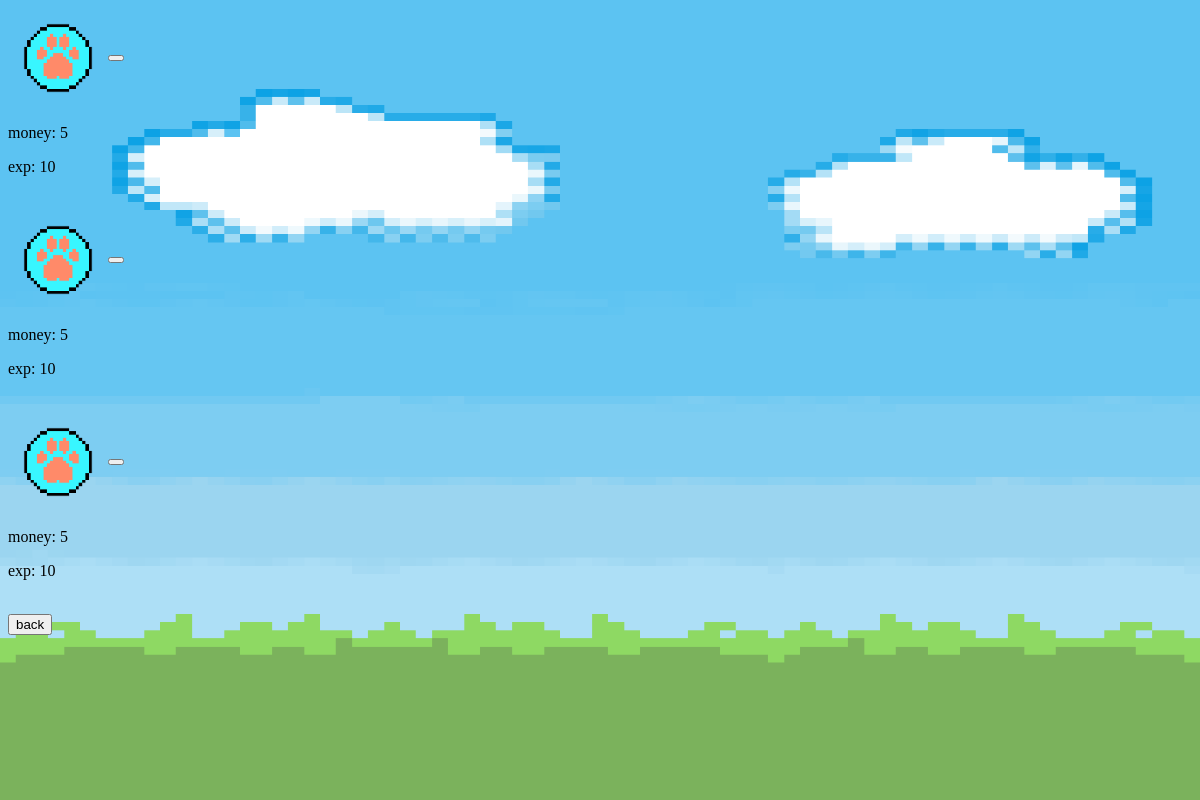
The page /cbt/ (signed in) on the database as committed earlier.
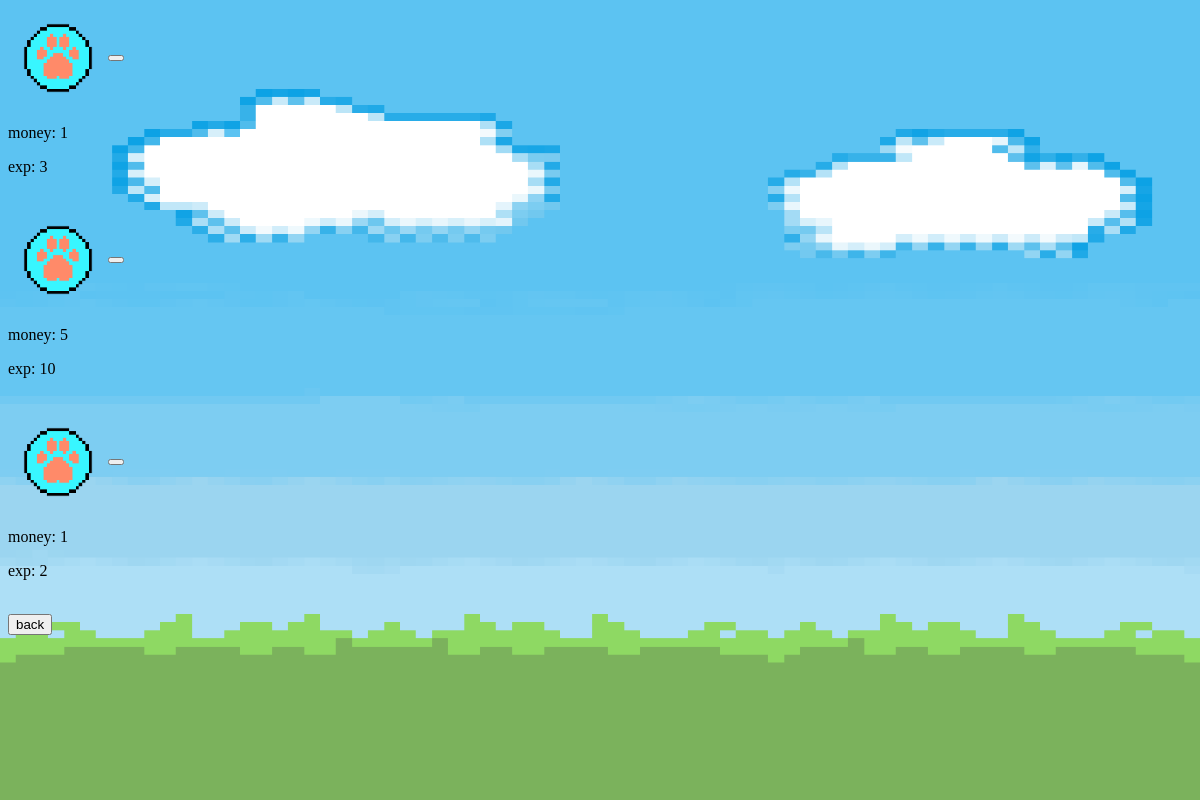
The same page on the database as committed later.
### lumohacks/models.py (models this page shows)
class Activity(models.Model):
    title = models.CharField(max_length=500, default="")
    description = models.CharField(max_length=500)
    type = models.IntegerField()
    experience = models.IntegerField(default=0)
    money = models.IntegerField(default=0)

### lumohacks/views.py (the view)
# urls.py: url(r'^cbt/$', views.cbt, name='cbt'),
def cbt(request):
    template_name = 'cbt.html'
    user_activities = UserActivities.objects.filter(auth_user=request.user)
    unanswered_cbts = Activity.objects.filter(type=1).exclude(useractivities__in=user_activities)
    return render(request, template_name=template_name, context={'unanswered_cbts':unanswered_cbts})

### templates/cbt.html (shortened to what this page needs)
<!DOCTYPE html>
<html lang="en">
<head>
</head>
<body>
    {% load static %}
    <img style="position:absolute; width:100%; height: 100%; top:0;left:0; z-index: -100;" src="{% static "images/BackgroundOnly.png" %}" alt="">
    {% for cbt in unanswered_cbts %}
        <a href="{% url 'activity' cbt.id %}"><img style="vertical-align: middle; display: inline-block; width: 100px; height: 100px" src="{% static 'images/DogPawIcon.png' %}" alt=""><button style="font-size:70px; vertical-align: middle">{{ cbt.title }}</button></a>
        <p>money: {{ cbt.money }}</p>
        <p>exp: {{ cbt.experience }}</p>
        <br>
    {% endfor %}
    <a href="{% url 'pet' %}"><button>back</button></a>
</body>
</html>

Rows that differ between the two databases and show on the page:
changed Activity (number 1 of 3 on the later page): money "5" → "1"; experience "10" → "3"
changed Activity (number 3 of 3 on the later page): money "5" → "1"; experience "10" → "2"
